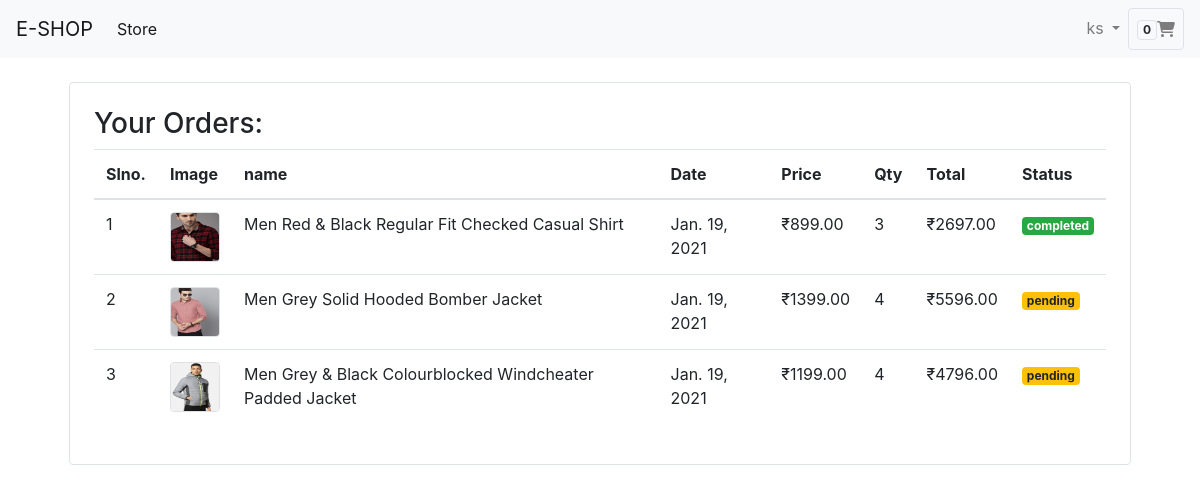
/orders/ (signed in), run on the app's committed database.
### store/models/orders.py (models this page shows)
class Orders(models.Model):
    product  = models.ForeignKey(Products,on_delete=models.CASCADE)
    customer = models.ForeignKey(Customer,on_delete=models.CASCADE)
    qty      = models.IntegerField()
    price    = models.DecimalField(max_digits=11,decimal_places=2)
    address  = models.TextField()
    phone    = models.BigIntegerField()
    date     = models.DateField(default=datetime.datetime.today)
    status   = models.BooleanField(default=False)

### store/models/products.py (models this page shows, shortened)
class Products(models.Model):
    category    = models.ForeignKey(Category,on_delete=models.CASCADE)
    name        = models.CharField(max_length=60)
    price       = models.DecimalField(max_digits=15,decimal_places=2)
    decription  = models.TextField(null=True)
    img         = models.ImageField(upload_to='uploads/products_img/',default='')

### store/middlewares/auth_middle.py (the view)
    def middleware(request):
        if not request.session.get('user_id'):
            return HttpResponseRedirect('/logins/')
        respo = get_respone(request)
        return respo

### store/templatetags/cart_filter.py (called while the page is built)
@register.filter(name="count_cart")
def count_cart(prod):
    return sum(prod)

@register.filter(name = 'multiply')
def Multily_num(qty,price):
    return qty*price

### store/views/orders.py (called while the page is built)
def All_Orders(request):
    user_id = request.session.get('user_id')
    all_orders = Orders.objects.filter(customer = user_id).order_by('-id')
    return render(request,'store/orders.htm',{"All_orders":all_orders})

### store/templates/store/orders.htm (shortened to what this page needs)
{% extends 'store/base.htm' %}
{% block body %}
{% load static %}
{% load cart_filter %}
<div class="container">
   <div class="border rounded p-4 m-4">
    {% if All_orders %}
    <h3>Your Orders:</h3>
       <table class="table">
           <thead>
               <tr>
                   <th>Slno.</th>
                   <th>Image</th>
                   <th>name</th>
                   <th>Date</th>
                   <th>Price</th>
                   <th>Qty</th>
                   <th>Total</th>
                   <th>Status</th>
               </tr>
           </thead>
           <tbody>
               {% for order in All_orders %}
               <tr>
                   <td scope="row">{{ forloop.counter }}</td>
                   <td><img src="{{order.product.img.url}}" class="rounded border" alt="{{order.product.name}}" width="50px" height="50px"></td>
                   <td>{{order.product.name}}</td>
                   <td>{{order.date}}</td>
                   <td>&#8377;{{order.price}}</td>
                   <td>{{order.qty}}</td>
                   <td>&#8377;{{order.qty|multiply:order.price}}</td>
                    <td>
                        {% if order.status == True %}
                        <a href="#" class="badge badge-success">completed</a>
                        {% else %}
                        <a href="#" class="badge badge-warning">pending</a>
                        {% endif %}
                    </td>
               </tr>
               {% endfor %}
           </tbody>
       </table>
       {% else %}
        <img src="{% static '/img/ordernotfound.jpg' %}" alt="cart_empty" class="img-fluid">
       {% endif %}
   </div>
</div>
{% endblock body %}

### data on the page
Orders: product.img (picture), product.name "Men Red & Black Regular Fit Checked Casual Shirt", date "Jan. 19, 2021", price "899.00", qty "3", qty|multiply "2697.00", status "completed"
Orders: product.img (picture), product.name "Men Grey Solid Hooded Bomber Jacket", date "Jan. 19, 2021", price "1399.00", qty "4", qty|multiply "5596.00", status "pending"
Orders: product.img (picture), product.name "Men Grey & Black Colourblocked Windcheater Padded Jacket", date "Jan. 19, 2021", price "1199.00", qty "4", qty|multiply "4796.00", status "pending"

### other printed values
{{ request.session.user_name }} "ks"
{{ request.session.cart.values|count_cart }} "0"
